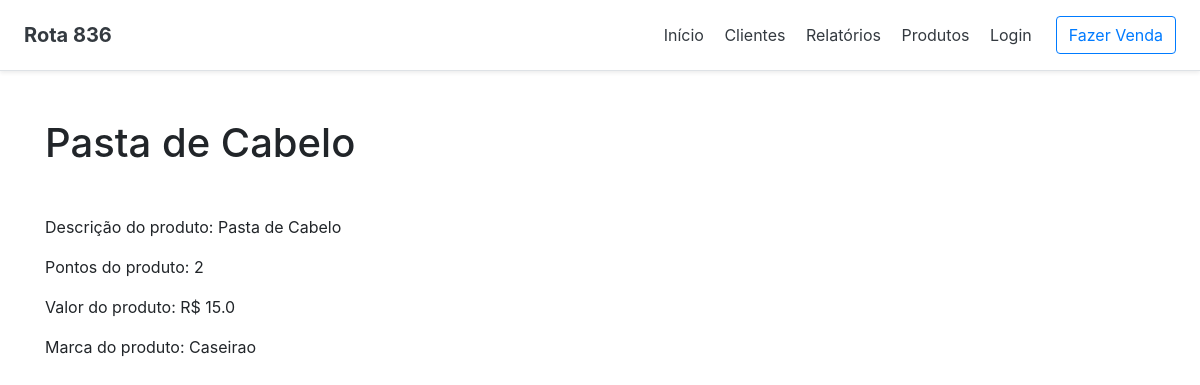
Page /salao/produto/1/ on the committed database.
### salao/models.py (models this page shows, shortened)
class Produto(models.Model):
    desc_produto = models.CharField(max_length=200, null=False)
    pontos_produto = models.IntegerField(null=False)
    valor_produto = models.FloatField(max_length=12, null=False)
    marca_produto = models.CharField(max_length=100, null=False)

### salao/views.py (the view)
# urls.py: path('produto/<int:pk>/', views.DetailViewProduto.as_view(), name='detalhes_produto'),
class DetailViewProduto(generic.DetailView):
    model = Produto
    template_name = 'salao/produto/detalhes.html'

### salao/templates/salao/produto/detalhes.html (shortened to what this page needs)
{% extends '../base.html' %}
{% block h1_pagina %}
    {{ produto.desc_produto }}
{% endblock h1_pagina %}
{% block content %}
    <p class="mr-3"> Descrição do produto: {{produto.desc_produto}}</p>
    <p class="mr-3"> Pontos do produto: {{produto.pontos_produto}}</p>
    <p class="mr-3"> Valor do produto: R$ {{produto.valor_produto}}</p>
    <p class="mr-3"> Marca do produto: {{produto.marca_produto}}</p>
{% endblock content %}

### rows in the picture
Produto: desc_produto "Pasta de Cabelo", pontos_produto "2", valor_produto "15.0", marca_produto "Caseirao"
